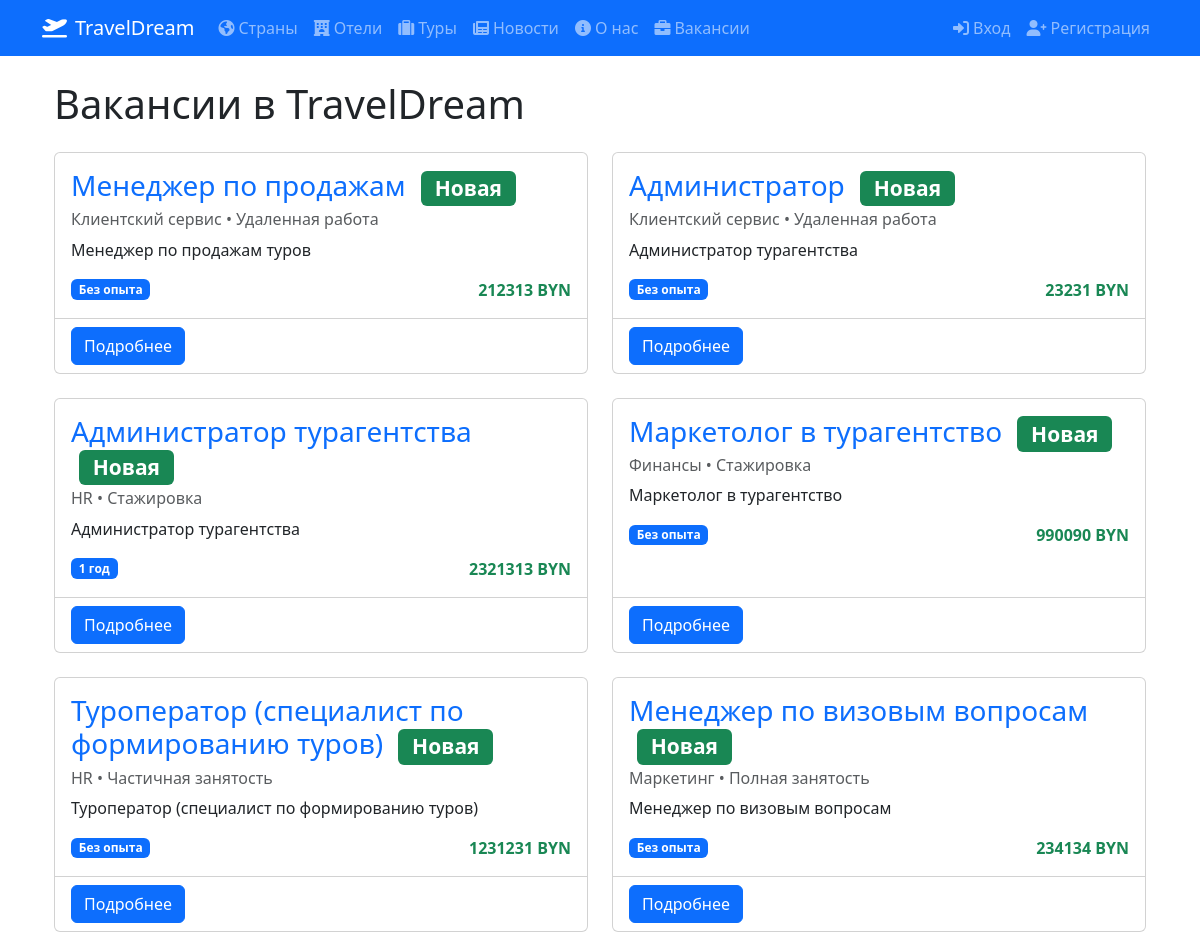
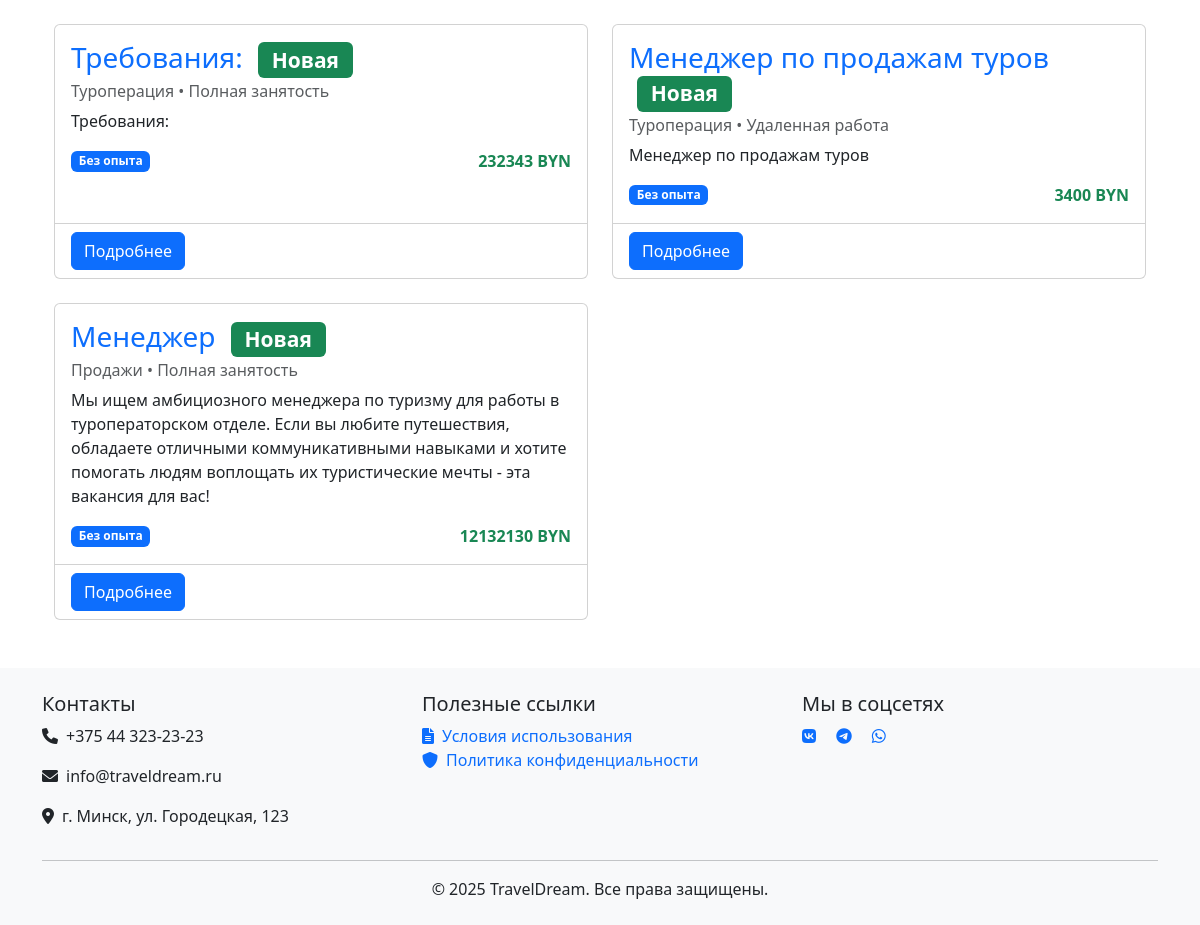
The app's page /core/vacancies/, older data (2 pictures, top to bottom).
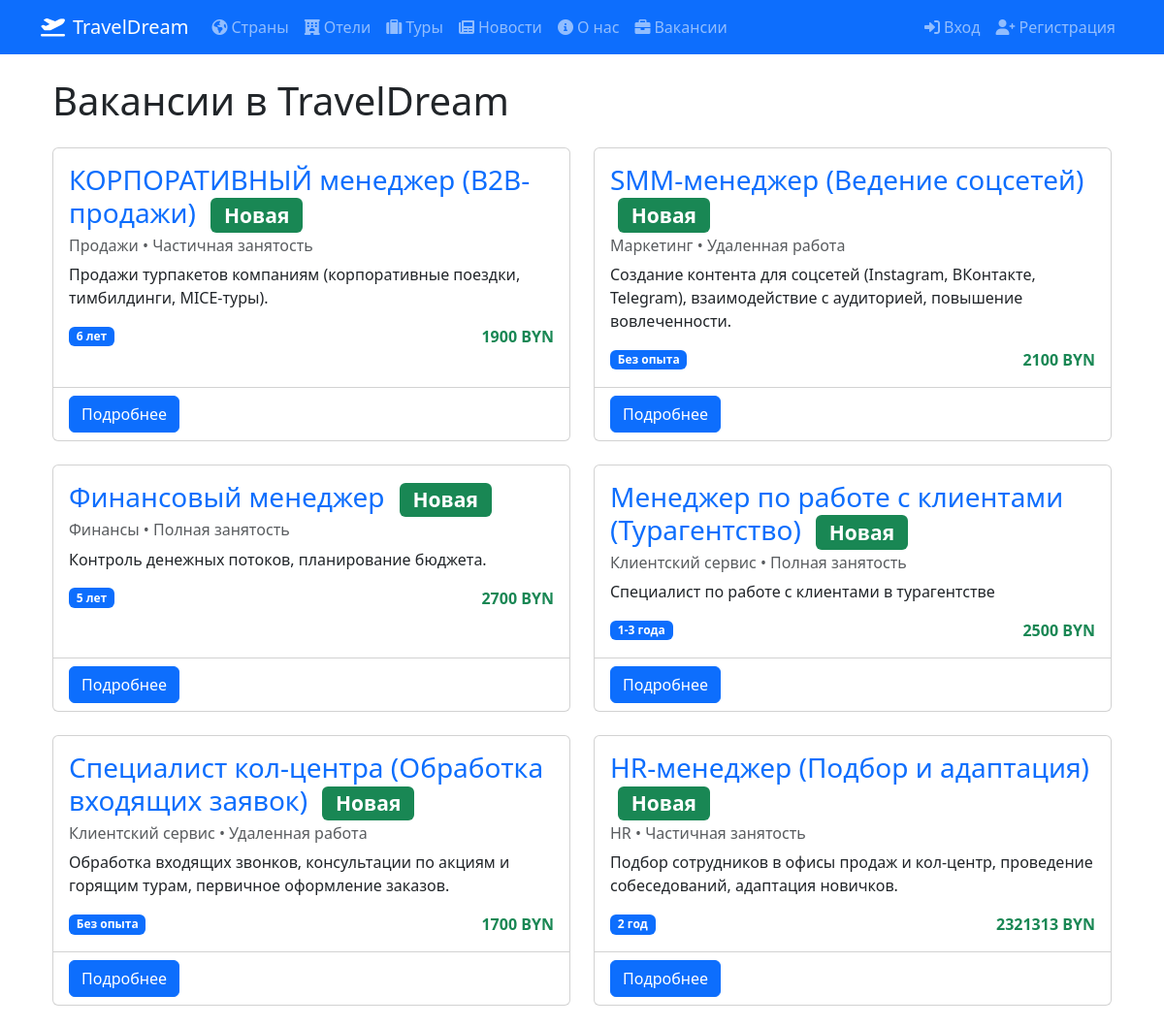
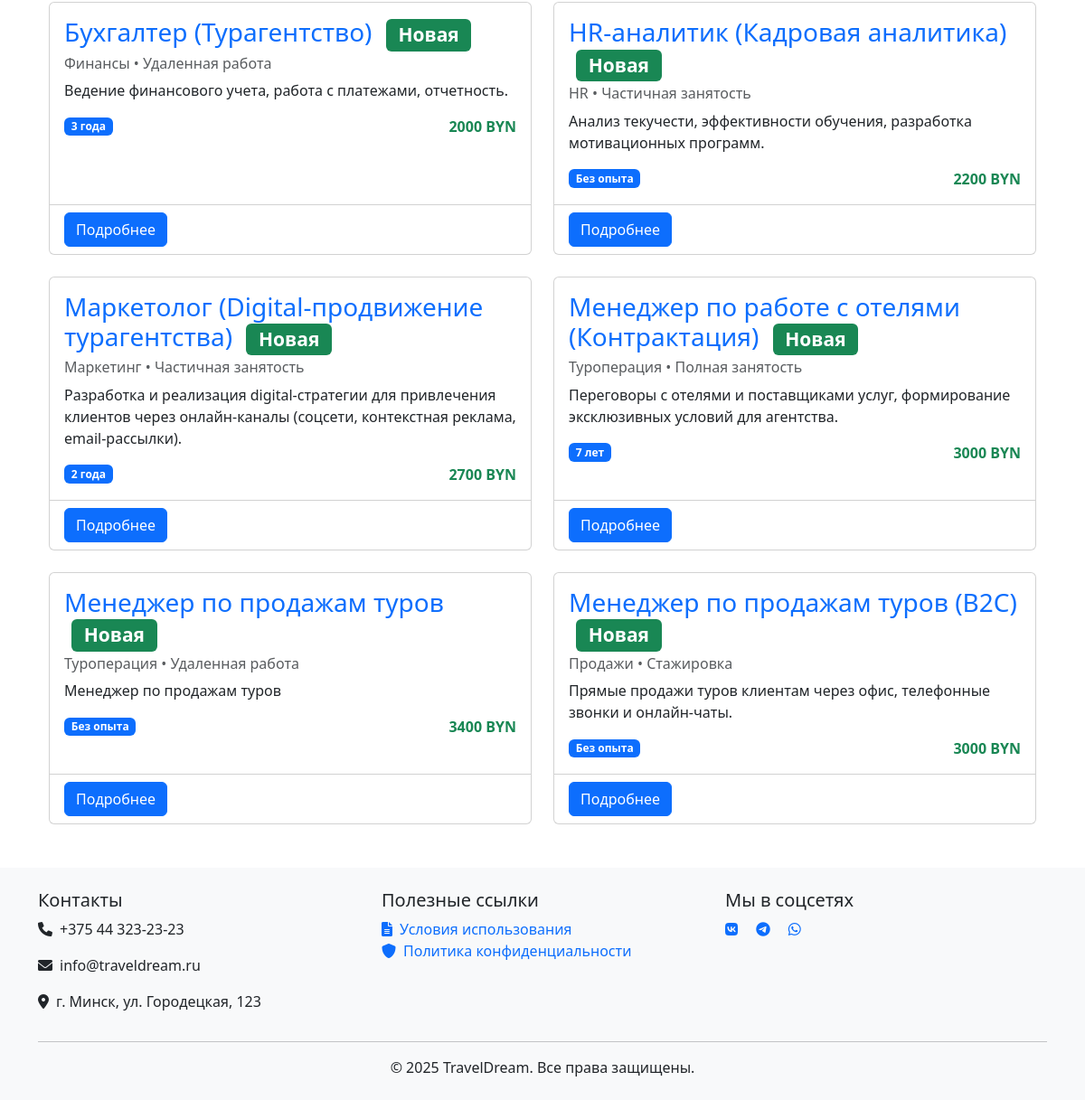
The same page, newer data (2 pictures, top to bottom).
### core/models.py (models this page shows, shortened)
class Vacancy(models.Model):
    JOB_TYPE_CHOICES = [
        ('full_time', 'Полная занятость'),
        ('part_time', 'Частичная занятость'),
        ('remote', 'Удаленная работа'),
        ('internship', 'Стажировка'),
    ]
    DEPARTMENT_CHOICES = [
        ('sales', 'Продажи'),
        ('tour_ops', 'Туроперация'),
        ('customer_service', 'Клиентский сервис'),
        ('marketing', 'Маркетинг'),
        ('hr', 'HR'),
        ('finance', 'Финансы'),
    ]
    title = models.CharField(
        max_length=200,
        verbose_name='Название вакансии'
    )
    slug = models.SlugField(
        max_length=200,
        unique=True,
        verbose_name='URL-адрес вакансии'
    )
    short_description = models.CharField(
        max_length=250,
        verbose_name='Краткое описание'
    )
    description = models.TextField(
        verbose_name='Полное описание'
    )
    requirements = models.TextField(
        verbose_name='Требования',
        help_text='Перечислите требования к кандидату'
    )
    responsibilities = models.TextField(
        verbose_name='Обязанности',
        help_text='Перечислите основные обязанности'
    )
    conditions = models.TextField(
        verbose_name='Условия работы',
        help_text='Что мы предлагаем'
    )
    salary = models.CharField(
        max_length=100,
        blank=True,
        null=True,
        verbose_name='Зарплата'
    )
    job_type = models.CharField(
        max_length=20,
        choices=JOB_TYPE_CHOICES,
        default='full_time',
        verbose_name='Тип занятости'
    )
    department = models.CharField(
        max_length=20,
        choices=DEPARTMENT_CHOICES,
        verbose_name='Отдел'
    )
    is_published = models.BooleanField(
        default=True,
        verbose_name='Опубликовано'
    )
    created_at = models.DateTimeField(
        auto_now_add=True,
        verbose_name='Дата создания'
    )
    updated_at = models.DateTimeField(
        auto_now=True,
        verbose_name='Дата обновления'
    )
    published_at = models.DateTimeField(
        default=timezone.now,
        verbose_name='Дата публикации'
    )
    experience_required = models.CharField(
        max_length=100,
        verbose_name='Требуемый опыт',
        default='Без опыта'
    )
    class Meta:
        verbose_name = 'Вакансия'
        verbose_name_plural = 'Вакансии'
        ordering = ['-published_at']
        indexes = [
            models.Index(fields=['-published_at']),
            models.Index(fields=['is_published']),
            models.Index(fields=['department']),
        ]
    def get_absolute_url(self):
        return reverse('core:vacancy_detail', kwargs={'slug': self.slug})
    def is_new(self):
        return (timezone.now() - self.published_at).days <= 7

### core/views.py (the view)
# urls.py: path('vacancies/', VacancyListView.as_view(), name='vacancy_list'),
class VacancyListView(ListView):
    model = Vacancy
    template_name = 'core/vacancy_list.html'
    context_object_name = 'vacancies'
    def get_queryset(self):
        return Vacancy.objects.filter(is_published=True).order_by('-published_at')

### core/templates/core/vacancy_list.html (shortened to what this page needs)
{% extends 'core/base.html' %}
{% block content %}
<div class="container">
    <h1 class="my-4">Вакансии в TravelDream</h1>
    <div class="row">
        {% for vacancy in vacancies %}
        <div class="col-md-6 mb-4">
            <div class="card h-100">
                <div class="card-body">
                    <h3 class="card-title">
                        <a href="{{ vacancy.get_absolute_url }}" class="text-decoration-none">
                            {{ vacancy.title }}
                        </a>
                        {% if vacancy.is_new %}
                        <span class="badge bg-success ms-2">Новая</span>
                        {% endif %}
                    </h3>
                    <h6 class="card-subtitle mb-2 text-muted">
                        {{ vacancy.get_department_display }} • {{ vacancy.get_job_type_display }}
                    </h6>
                    <p class="card-text">{{ vacancy.short_description }}</p>
                    <div class="d-flex justify-content-between align-items-center">
                        <span class="badge bg-primary">{{ vacancy.experience_required }}</span>
                        {% if vacancy.salary %}
                        <span class="text-success fw-bold">{{ vacancy.salary }} BYN</span>
                        {% endif %}
                    </div>
                </div>
                <div class="card-footer bg-transparent">
                    <a href="{{ vacancy.get_absolute_url }}" class="btn btn-primary">
                        Подробнее
                    </a>
                </div>
            </div>
        </div>
        {% empty %}
        <div class="col-12">
            <div class="alert alert-info">
                В данный момент открытых вакансий нет.
            </div>
        </div>
        {% endfor %}
    </div>
</div>
{% endblock %}

Row changes from the older to the newer data that the page shows:
added Vacancy: title "КОРПОРАТИВНЫЙ менеджер (B2B-продажи)", shows "Новая", department "Продажи", job_type "Частичная занятость", short_description "Продажи турпакетов компаниям (корпоративные поездки, тимбилдинги, MICE-туры).", experience_required "6 лет", salary "1900"
added Vacancy: title "SMM-менеджер (Ведение соцсетей)", shows "Новая", department "Маркетинг", job_type "Удаленная работа", short_description "Создание контента для соцсетей (Instagram, ВКонтакте, Telegram), взаимодействие с аудиторией, повышение вовлеченности.", experience_required "Без опыта", salary "2100"
added Vacancy: title "Финансовый менеджер", shows "Новая", department "Финансы", job_type "Полная занятость", short_description "Контроль денежных потоков, планирование бюджета.", experience_required "5 лет", salary "2700"
changed Vacancy: title "Менеджер по продажам" → "Менеджер по работе с клиентами (Турагентство)"; job_type "Удаленная работа" → "Полная занятость"; short_description "Менеджер по продажам туров" → "Специалист по работе с клиентами в турагентстве"; experience_required "Без опыта" → "1-3 года"; salary "212313" → "2500"
changed Vacancy: title "Администратор" → "Специалист кол-центра (Обработка входящих заявок)"; short_description "Администратор турагентства" → "Обработка входящих звонков, консультации по акциям и горящим турам, первичное оформление заказов."; salary "23231" → "1700"
changed Vacancy: title "Администратор турагентства" → "HR-менеджер (Подбор и адаптация)"; job_type "Стажировка" → "Частичная занятость"; short_description "Администратор турагентства" → "Подбор сотрудников в офисы продаж и кол-центр, проведение собеседований, адаптация новичков."; experience_required "1 год" → "2 год"
changed Vacancy: title "Маркетолог в турагентство" → "Бухгалтер (Турагентство)"; job_type "Стажировка" → "Удаленная работа"; short_description "Маркетолог в турагентство" → "Ведение финансового учета, работа с платежами, отчетность."; experience_required "Без опыта" → "3 года"; salary "990090" → "2000"
changed Vacancy: title "Туроператор (специалист по формированию туров)" → "HR-аналитик (Кадровая аналитика)"; short_description "Туроператор (специалист по формированию туров)" → "Анализ текучести, эффективности обучения, разработка мотивационных программ."; salary "1231231" → "2200"
changed Vacancy: title "Менеджер по визовым вопросам" → "Маркетолог (Digital-продвижение турагентства)"; job_type "Полная занятость" → "Частичная занятость"; short_description "Менеджер по визовым вопросам" → "Разработка и реализация digital-стратегии для привлечения клиентов через онлайн-каналы (соцсети, контекстная реклама, email-рассылки)."; experience_required "Без опыта" → "2 года"; salary "234134" → "2700"
changed Vacancy: title "Требования:" → "Менеджер по работе с отелями (Контрактация)"; short_description "Требования:" → "Переговоры с отелями и поставщиками услуг, формирование эксклюзивных условий для агентства."; experience_required "Без опыта" → "7 лет"; salary "232343" → "3000"
changed Vacancy: title "Менеджер" → "Менеджер по продажам туров (B2C)"; job_type "Полная занятость" → "Стажировка"; short_description "Мы ищем амбициозного менеджера по туризму для работы в туроператорском отделе. Если вы любите путешествия, обладаете отличными коммуникативными навыками и хотите помогать людям воплощать их туристические мечты - эта вакансия для вас!" → "Прямые продажи туров клиентам через офис, телефонные звонки и онлайн-чаты."; salary "12132130" → "3000"
